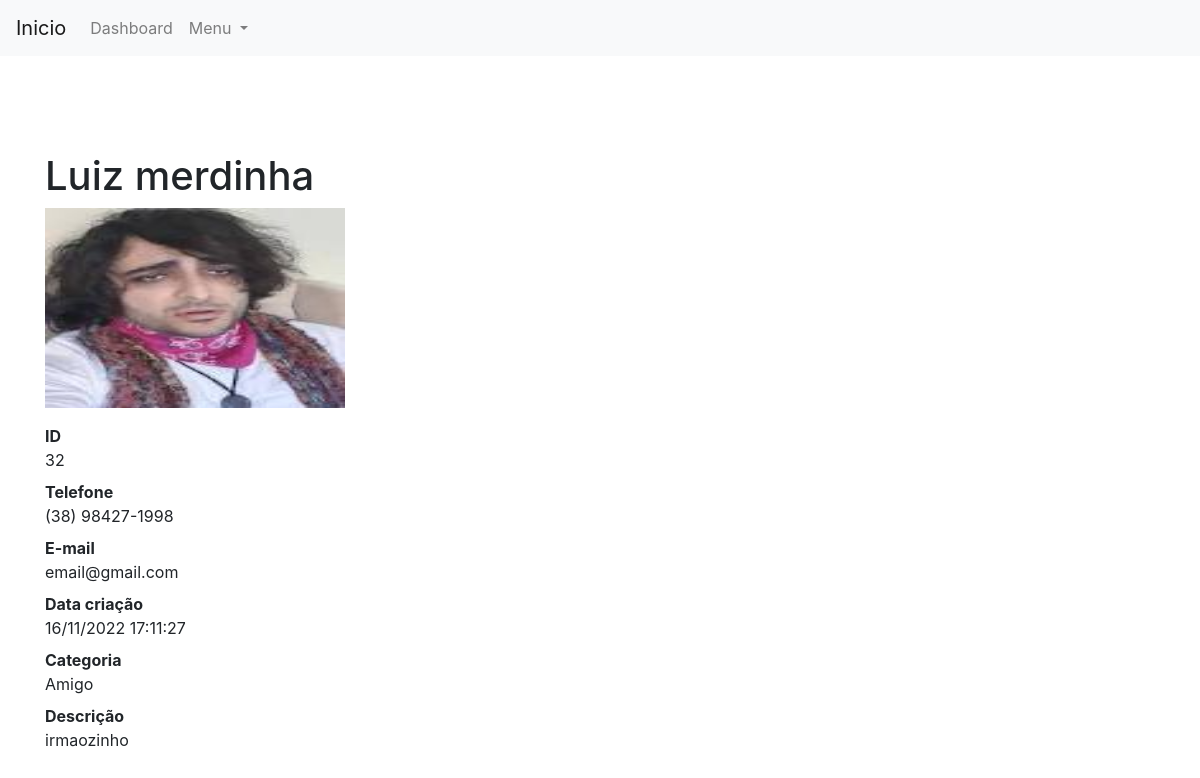
Screenshot of /32 with the database file from the repository.
### contatos/models.py (models this page shows, shortened)
class Contato(models.Model):
    nome = models.CharField(max_length=255)
    sobrenome = models.CharField(max_length=255, blank=True)
    telefone = models.CharField(max_length=255)
    email =  models.CharField(max_length=255, blank=True)
    data_criacao = models.DateTimeField(default=timezone.now)
    descricao = models.TextField(blank=True)
    categoria = models.ForeignKey(Categoria, on_delete=models.DO_NOTHING)
    mostrar = models.BooleanField(default=True)
    foto = models.ImageField(blank=True, upload_to='pictures')

class Categoria(models.Model):
    nome = models.CharField(max_length=255)
    def __str__(self):
        return self.nome

### contatos/views.py (the view)
# urls.py: path('<int:contato_id>', views.mostrar_contato, name='mostrar_contato'),
def mostrar_contato(request, contato_id):
    contato = get_object_or_404(Contato, id=contato_id )
    if not contato.mostrar:
        messages.error(request, "Contato não encontrado")
        return redirect('dashboard')
    return render(request, 'contatos/mostrar_contato.html', {
        'contato': contato
    })

### templates/contatos/mostrar_contato.html (shortened to what this page needs)
{% extends 'base.html' %}
{% block 'content' %}
<h1 class="mt-5">{{contato.nome}} {{contato.sobrenome}}</h1>
        <dl>
          {%if contato.foto %}
          <p>
            <img style='width: 300px; height: 200px' src="{{contato.foto.url}}"> </img>
          </p>
          {%endif %}
          <dt>ID</dt>
          <dd>{{contato.id}}</dd>
          <dt>Telefone</dt>
          <dd>{{contato.telefone}}</dd>
          <dt>E-mail</dt>
          <dd>{{contato.email}}</dd>
          <dt>Data criação</dt>
          <dd>{{contato.data_criacao|date:'d/m/Y H:m:s'}}</dd>
          <dt>Categoria</dt>
          <dd>{{contato.categoria}}</dd>
          <dt>Descrição</dt>
          <dd>{{contato.descricao}}</dd>
        </dl>
{% endblock 'content' %}

### rows the page displays
Contato: nome "Luiz", sobrenome "merdinha", foto (picture), id "32", telefone "(38) 98427-1998", email "email@gmail.com", data_criacao "16/11/2022 17:11:27", categoria "Amigo", descricao "irmaozinho"
